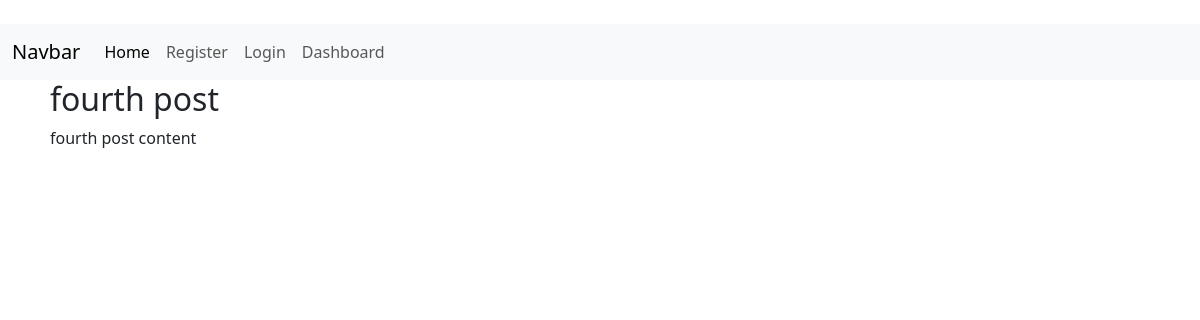
Page /my_posts (signed in) on the earlier database version.
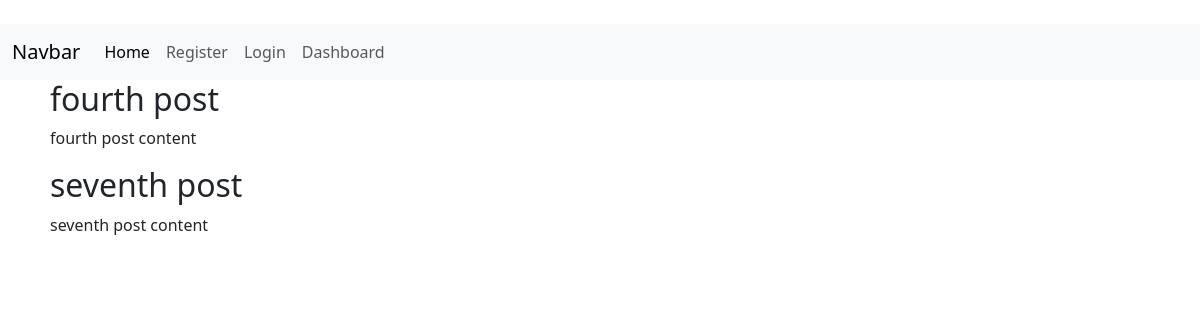
Same page on the later database version.
### db_models.py (models this page shows, shortened)
class Post(db.Model):
    __tablename__ = 'posts'
    id = db.Column(db.Integer, primary_key=True)
    title = db.Column(db.String(120), nullable=False)
    content = db.Column(db.Text, nullable=False)
    user_id = db.Column(db.Integer, db.ForeignKey('users.id'), nullable=False)
    author = db.relationship('User', back_populates='posts')

### app.py (the view)
@app.route("/my_posts", methods=["GET"])
@jwt_required(locations=["cookies"])
def get_my_posts():
    current_user_id = get_jwt_identity() # SQLA performing data type coercion when checking against the database.
    posts = Post.query.filter_by(user_id=current_user_id).all()
    post_list = [{'id': post.id, 'title': post.title, 'content': post.content}for post in posts]
    return render_template("my_posts.html", posts=post_list)

### templates/my_posts.html (shortened to what this page needs)
{% extends "layout.html" %}
{% block content %}
    {% if posts %}
        {% for post in posts %}
            <div>
                <h2>{{ post.title }}</h2>
                <p>{{ post.content }}</p>
            </div>
        {% endfor %}
    {% endif %}
{% endblock %}

### templates/layout.html (shortened to what this page needs)
<!DOCTYPE html>
<html lang="en">
<head>
    <link href="https://cdn.jsdelivr.net/npm/bootstrap@5.3.3/dist/css/bootstrap.min.css" rel="stylesheet">
</head>
<body>
    <nav class="navbar navbar-expand-lg bg-body-tertiary">
        <div class="container-fluid">
            <a class="navbar-brand" href="#">Navbar</a>
            <div class="collapse navbar-collapse" id="navbarSupportedContent">
              <ul class="navbar-nav me-auto mb-2 mb-lg-0">
                <li class="nav-item">
                  <a class="nav-link active" aria-current="page" href="{{ url_for('home') }}">Home</a>
                </li>
                <li class="nav-item">
                  <a class="nav-link" href="{{ url_for('register') }}">Register</a>
                </li>
                <li class="nav-item">
                    <a class="nav-link" href="{{url_for('login') }}">Login</a>
                </li>
                <li class="nav-item">
                  <a class="nav-link" href="{{url_for('dashboard') }}">Dashboard</a>
                </li>
              </ul>
            </div>
          </div>
    </nav>
    <div style="margin-left: 50px;">
        {% block content %}
        {% endblock %}
    </div>
</body>
</html>

Differences in the rows shown:
added Post: title "seventh post", content "seventh post content"
